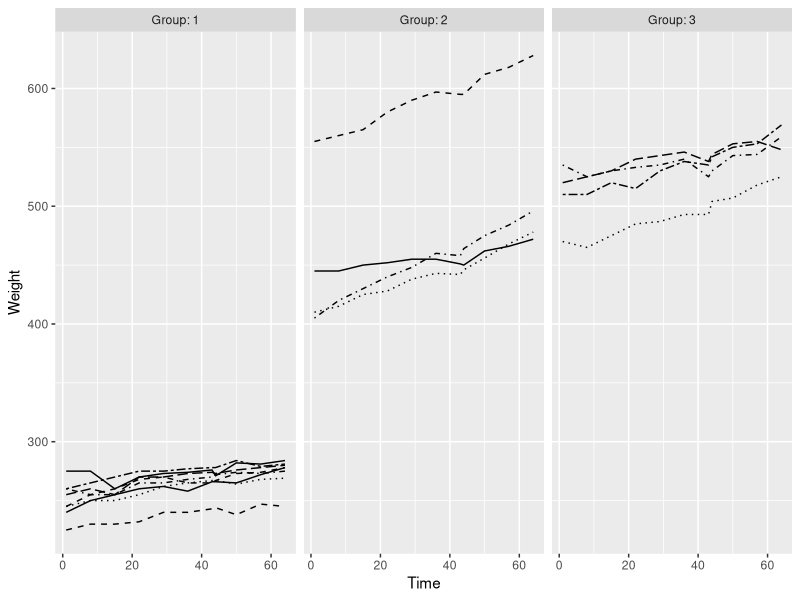
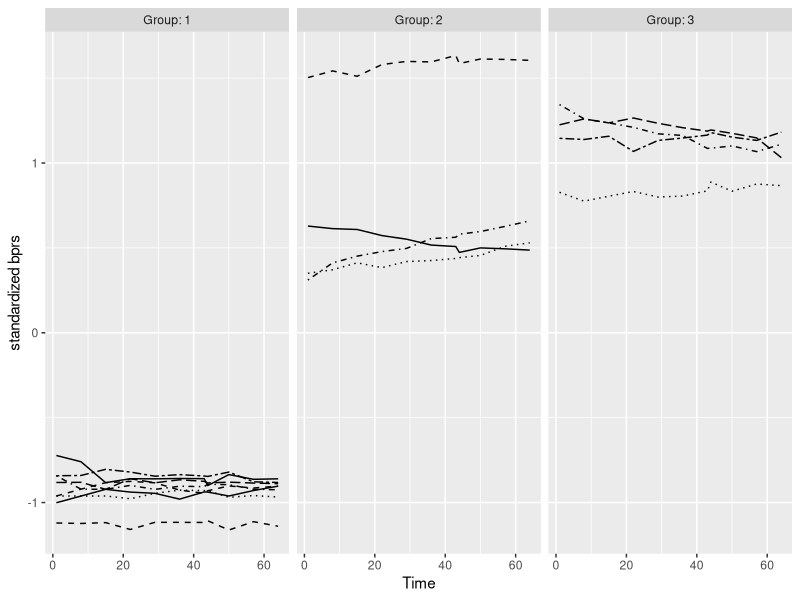
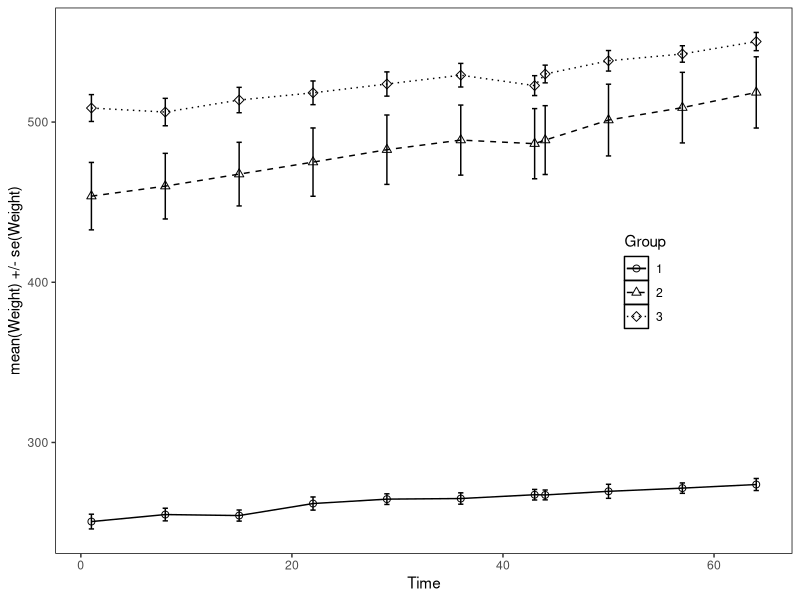
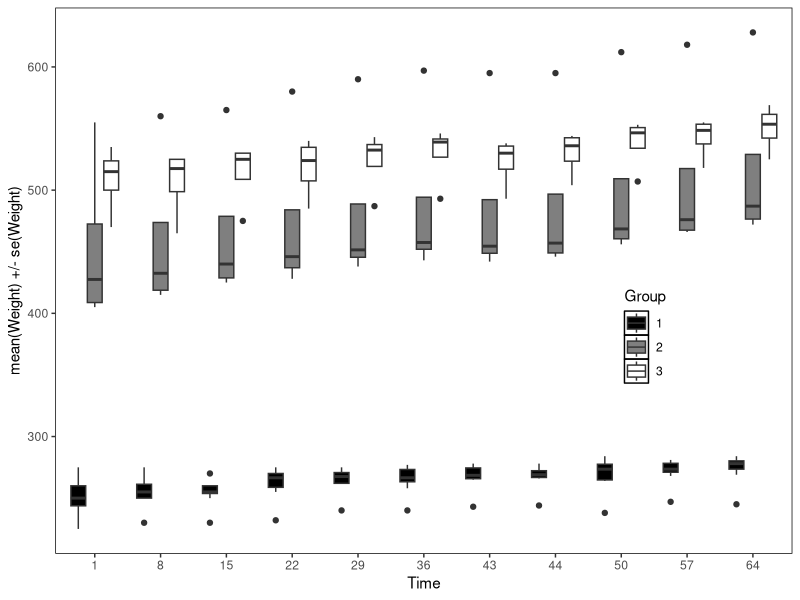
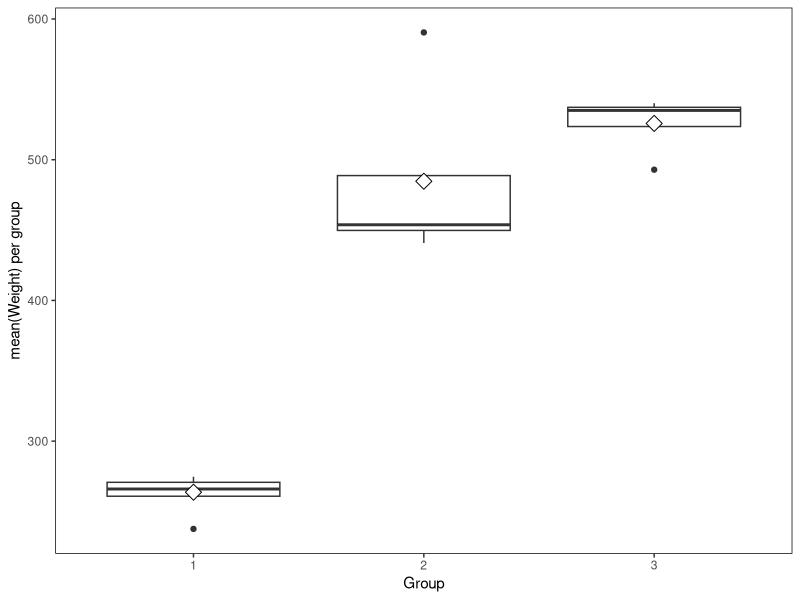
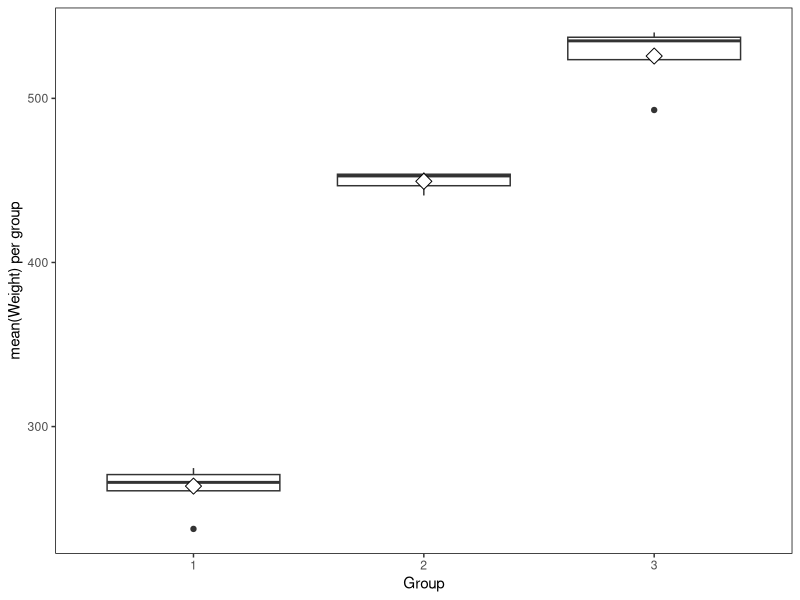
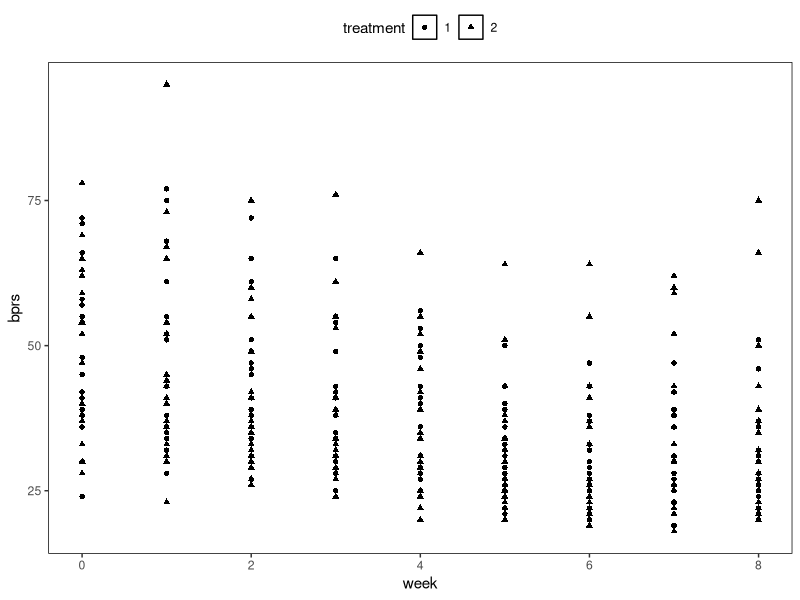
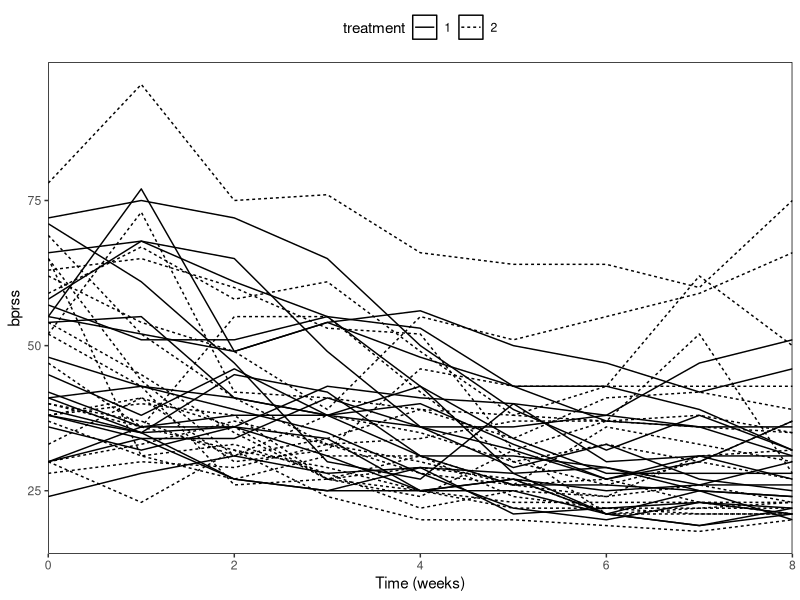

The R source for these figures, in order:
## ---- chunk 1
library(tidyverse)
RATSL <- read.table("data/RATSL.txt", header = TRUE)
RATSL$ID <- as.factor(RATSL$ID)
RATSL$Group <- as.factor(RATSL$Group)
glimpse(RATSL)
## ---- chunk 2
ggplot(RATSL, aes(x = Time, y = Weight, linetype = ID)) +
  geom_line() +
  scale_linetype_manual(values = rep(1:10, times=4)) +
  facet_grid(. ~ Group, labeller = label_both) +
  theme(legend.position = "none") + 
  scale_y_continuous(limits = c(min(RATSL$Weight), max(RATSL$Weight)))
## ---- chunk 3
RATSL <- RATSL %>%
  group_by(Time) %>%
  mutate(stdweight = (Weight-mean(Weight))/sd(Weight)) %>%
  ungroup()

ggplot(RATSL, aes(x = Time, y = stdweight, linetype = ID)) +
  geom_line() +
  scale_linetype_manual(values = rep(1:10, times=4)) +
  facet_grid(. ~ Group, labeller = label_both) +
  theme(legend.position = "none") + 
  scale_y_continuous(limits = c(min(RATSL$stdweight), max(RATSL$stdweight)), name = "standardized bprs")
## ---- chunk 4
n <- RATSL$Time %>% unique() %>% length()
RATS_trmt <- RATSL %>% group_by(Group, Time) %>% summarize(mean = mean(Weight), se = sd(Weight)/sqrt(n))
glimpse(RATS_trmt)

ggplot(RATS_trmt, aes(x=Time, y=mean, linetype = Group, shape = Group)) + 
  geom_line() +
  scale_linetype_manual(values = c(1,2,3)) +
  geom_point(size=2) +
  scale_shape_manual(values = c(1,2,5)) +
  geom_errorbar(aes(ymin=mean-se, ymax=mean+se, linetype="1"), width=0.5) +
  theme(legend.position = c(0.8,0.5), panel.grid = element_blank(), panel.background = element_blank(), panel.border = element_rect(fill = FALSE), legend.key = element_rect(fill=FALSE)) +
  scale_y_continuous(name = "mean(Weight) +/- se(Weight)") 

ggplot(RATSL, aes(x= as.factor(Time), y=Weight, fill=Group)) +
  geom_boxplot() +
  theme(legend.position = c(0.8,0.4), panel.grid = element_blank(), panel.background = element_blank(), panel.border = element_rect(fill = FALSE), legend.key = element_rect(fill=FALSE)) +
  scale_y_continuous(name = "mean(Weight) +/- se(Weight)") + scale_x_discrete(name = "Time") + 
  scale_fill_manual(values=c("black", "grey50", "white"))
## ---- chunk 5
RATSL8 <- RATSL %>% 
  group_by(Group, ID) %>%
  summarize(mean = mean(Weight)) %>%
  ungroup()

ggplot(RATSL8, aes(x=Group, y=mean)) + 
  geom_boxplot() + 
  stat_summary(fun.y = "mean", geom = "point", shape=23, size=4, fill = "white") + 
  theme(legend.position = c(0.8,0.8), panel.grid = element_blank(), panel.background = element_blank(), panel.border = element_rect(fill = FALSE)) +
  scale_y_continuous(name = "mean(Weight) per group")
## ---- chunk 6
RATSL8S1 <- filter(RATSL8, (Group=="2" & mean<500) | Group!="2")
ggplot(RATSL8S1, aes(x = Group, y = mean)) +
  geom_boxplot() +
  theme(legend.position = c(0.8,0.8), panel.grid = element_blank(), panel.background = element_blank(), panel.border = element_rect(fill = FALSE)) +
  stat_summary(fun.y = "mean", geom = "point", shape=23, size=4, fill = "white") +
  scale_y_continuous(name = "mean(Weight) per group")
## ---- chunk 7
RATS_lm <- aov(mean ~ Group, data = RATSL8S1)
summary(RATS_lm)
## ---- chunk 8
TukeyHSD(RATS_lm)
## ---- chunk 9
BPRSL <- read.table("data/BPRSL.txt", header = TRUE)
BPRSL$treatment <- as.factor(BPRSL$treatment)
BPRSL$subject <- as.factor(BPRSL$subject)
glimpse(BPRSL)
## ---- chunk 10
ggplot(BPRSL, aes(x=week, y=bprs, group=subject, shape=treatment)) + 
  geom_point() +
  theme(legend.position = "top", panel.grid = element_blank(), panel.background = element_blank(),
        panel.border = element_rect(fill = FALSE), legend.key = element_rect(fill=FALSE))

ggplot(BPRSL, aes(x = week, y = bprs, fill=subject)) +
  geom_line(aes(linetype = treatment)) +
  theme(legend.position = c(0.8,0.8), panel.grid = element_blank(), panel.background = element_blank(),
        panel.border = element_rect(fill = FALSE), legend.key = element_rect(fill=FALSE)) + 
  scale_x_continuous(name = "Time (weeks)", breaks = seq(0, 8, 2), expand=c(0,0)) + scale_y_continuous(name = "bprss") + theme(legend.position = "top")
## ---- chunk 11
library(lme4)
BPRS_ref <- lmer(bprs ~ week + treatment + (1 | subject), data = BPRSL, REML = FALSE)
summary(BPRS_ref)
## ---- chunk 12
BPRS_ref1 <- lmer(bprs ~ week + treatment + (week | subject), data = BPRSL, REML = FALSE)
summary(BPRS_ref1)
anova(BPRS_ref, BPRS_ref1)
## ---- chunk 13
BPRS_ref2 <- lmer(bprs ~ week * treatment + (week | subject), data = BPRSL, REML = FALSE)
summary(BPRS_ref2)
anova(BPRS_ref2, BPRS_ref1)
## ---- chunk 14
library(gridExtra)
p1 <- ggplot(BPRSL, aes(x = week, y = bprs, fill = subject)) +
  geom_line(aes(linetype = treatment)) +
  scale_x_continuous(name = "Time (weeks)", breaks = seq(0, 8, 2)) +
  scale_y_continuous(name = "Observed bprs") +
  theme(panel.grid = element_blank(), panel.background = element_blank(),
        panel.border = element_rect(fill = FALSE), legend.key = element_rect(fill=FALSE), 
        legend.position = "top")

Fitted <- fitted(BPRS_ref1)
BPRSL <- mutate(BPRSL, fitted=Fitted)

p2 <- ggplot(BPRSL, aes(x = week, y = fitted, fill = subject)) +
  geom_line(aes(linetype = treatment)) +
  scale_x_continuous(name = "Time (weeks)", breaks = seq(0, 8, 2)) +
  scale_y_continuous(name = "Fitted bprs") +
  theme(panel.grid = element_blank(), panel.background = element_blank(),
        panel.border = element_rect(fill = FALSE), legend.key = element_rect(fill=FALSE), 
        legend.position = "top")
grid.arrange(p1, p2, ncol=2)
